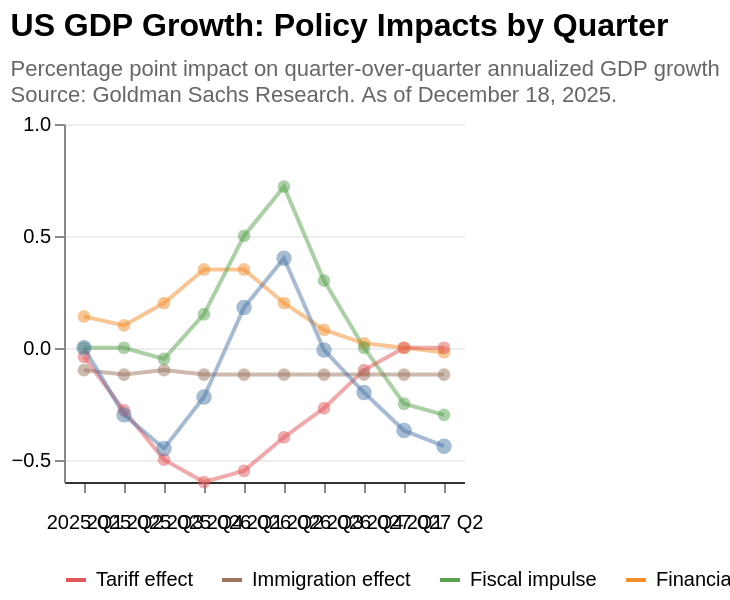

Here is the Vega-Lite specification saved for this chart:
### Vega-Lite specification from a JSON file in a GitHub repository (floating-point values rounded to 4 significant figures)
{"$schema": "https://vega.github.io/schema/vega-lite/v5.json", "title": {"text": "US GDP Growth: Policy Impacts by Quarter", "subtitle": ["Percentage point impact on quarter-over-quarter annualized GDP growth", "Source: Goldman Sachs Research. As of December 18, 2025."], "anchor": "start", "fontSize": 16, "fontWeight": "bold", "subtitleFontSize": 11, "subtitleColor": "#666", "subtitlePadding": 8}, "width": "container", "height": "container", "autosize": {"type": "fit", "contains": "padding"}, "background": "white", "data": {"values": [{"order": 1, "quarter": "2025 Q1", "series": "Financial conditions", "value": 0.14}, {"order": 1, "quarter": "2025 Q1", "series": "Fiscal impulse", "value": 0.0}, {"order": 1, "quarter": "2025 Q1", "series": "Tariff effect", "value": -0.04}, {"order": 1, "quarter": "2025 Q1", "series": "Immigration effect", "value": -0.1}, {"order": 1, "quarter": "2025 Q1", "series": "Total", "value": 0.0}, {"order": 2, "quarter": "2025 Q2", "series": "Financial conditions", "value": 0.1}, {"order": 2, "quarter": "2025 Q2", "series": "Fiscal impulse", "value": 0.0}, {"order": 2, "quarter": "2025 Q2", "series": "Tariff effect", "value": -0.28}, {"order": 2, "quarter": "2025 Q2", "series": "Immigration effect", "value": -0.12}, {"order": 2, "quarter": "2025 Q2", "series": "Total", "value": -0.3}, {"order": 3, "quarter": "2025 Q3", "series": "Financial conditions", "value": 0.2}, {"order": 3, "quarter": "2025 Q3", "series": "Tariff effect", "value": -0.5}, {"order": 3, "quarter": "2025 Q3", "series": "Immigration effect", "value": -0.1}, {"order": 3, "quarter": "2025 Q3", "series": "Fiscal impulse", "value": -0.05}, {"order": 3, "quarter": "2025 Q3", "series": "Total", "value": -0.45}, {"order": 4, "quarter": "2025 Q4", "series": "Financial conditions", "value": 0.35}, {"order": 4, "quarter": "2025 Q4", "series": "Fiscal impulse", "value": 0.15}, {"order": 4, "quarter": "2025 Q4", "series": "Tariff effect", "value": -0.6}, {"order": 4, "quarter": "2025 Q4", "series": "Immigration effect", "value": -0.12}, {"order": 4, "quarter": "2025 Q4", "series": "Total", "value": -0.22}, {"order": 5, "quarter": "2026 Q1", "series": "Financial conditions", "value": 0.35}, {"order": 5, "quarter": "2026 Q1", "series": "Fiscal impulse", "value": 0.5}, {"order": 5, "quarter": "2026 Q1", "series": "Tariff effect", "value": -0.55}, {"order": 5, "quarter": "2026 Q1", "series": "Immigration effect", "value": -0.12}, {"order": 5, "quarter": "2026 Q1", "series": "Total", "value": 0.18}, {"order": 6, "quarter": "2026 Q2", "series": "Financial conditions", "value": 0.2}, {"order": 6, "quarter": "2026 Q2", "series": "Fiscal impulse", "value": 0.72}, {"order": 6, "quarter": "2026 Q2", "series": "Tariff effect", "value": -0.4}, {"order": 6, "quarter": "2026 Q2", "series": "Immigration effect", "value": -0.12}, {"order": 6, "quarter": "2026 Q2", "series": "Total", "value": 0.4}, {"order": 7, "quarter": "2026 Q3", "series": "Financial conditions", "value": 0.08}, {"order": 7, "quarter": "2026 Q3", "series": "Fiscal impulse", "value": 0.3}, {"order": 7, "quarter": "2026 Q3", "series": "Tariff effect", "value": -0.27}, {"order": 7, "quarter": "2026 Q3", "series": "Immigration effect", "value": -0.12}, {"order": 7, "quarter": "2026 Q3", "series": "Total", "value": -0.01}, {"order": 8, "quarter": "2026 Q4", "series": "Financial conditions", "value": 0.02}, {"order": 8, "quarter": "2026 Q4", "series": "Fiscal impulse", "value": 0.0}, {"order": 8, "quarter": "2026 Q4", "series": "Tariff effect", "value": -0.1}, {"order": 8, "quarter": "2026 Q4", "series": "Immigration effect", "value": -0.12}, {"order": 8, "quarter": "2026 Q4", "series": "Total", "value": -0.2}, {"order": 9, "quarter": "2027 Q1", "series": "Financial conditions", "value": 0.0}, {"order": 9, "quarter": "2027 Q1", "series": "Fiscal impulse", "value": -0.25}, {"order": 9, "quarter": "2027 Q1", "series": "Tariff effect", "value": 0.0}, {"order": 9, "quarter": "2027 Q1", "series": "Immigration effect", "value": -0.12}, {"order": 9, "quarter": "2027 Q1", "series": "Total", "value": -0.37}, {"order": 10, "quarter": "2027 Q2", "series": "Financial conditions", "value": -0.02}, {"order": 10, "quarter": "2027 Q2", "series": "Fiscal impulse", "value": -0.3}, {"order": 10, "quarter": "2027 Q2", "series": "Tariff effect", "value": 0.0}, {"order": 10, "quarter": "2027 Q2", "series": "Immigration effect", "value": -0.12}, {"order": 10, "quarter": "2027 Q2", "series": "Total", "value": -0.44}]}, "encoding": {"x": {"field": "quarter", "type": "ordinal", "sort": {"field": "order"}, "axis": {"title": null, "labelAngle": 0, "labelFontSize": 10, "labelPadding": 10, "domain": true, "domainColor": "#333"}}}, "layer": [{"params": [{"name": "highlight", "select": {"type": "point", "fields": ["series"], "on": "pointerover", "clear": "pointerout"}}], "mark": {"type": "line", "strokeWidth": 2}, "encoding": {"y": {"field": "value", "type": "quantitative", "axis": {"title": null, "grid": true, "gridColor": "#eee", "labelFontSize": 10}, "scale": {"domain": [-0.6, 1]}}, "color": {"field": "series", "type": "nominal", "scale": {"domain": ["Tariff effect", "Immigration effect", "Fiscal impulse", "Financial conditions", "Total"], "range": ["#e15759", "#9c755f", "#59a14f", "#f28e2b", "#4e79a7"]}, "legend": {"orient": "bottom", "direction": "horizontal", "title": null, "labelFontSize": 10, "symbolStrokeWidth": 2}}, "strokeWidth": {"condition": {"test": "datum.series === 'Total'", "value": 3}, "value": 2}, "opacity": {"condition": {"param": "highlight", "empty": false, "value": 1}, "value": 0.5}, "tooltip": [{"field": "series", "type": "nominal", "title": "Effect"}, {"field": "quarter", "type": "ordinal", "title": "Quarter"}, {"field": "value", "type": "quantitative", "title": "Impact (pp)", "format": ".2f"}]}}, {"mark": {"type": "point", "filled": true, "size": 40}, "encoding": {"y": {"field": "value", "type": "quantitative"}, "color": {"field": "series", "type": "nominal", "scale": {"domain": ["Tariff effect", "Immigration effect", "Fiscal impulse", "Financial conditions", "Total"], "range": ["#e15759", "#9c755f", "#59a14f", "#f28e2b", "#4e79a7"]}, "legend": null}, "size": {"condition": {"test": "datum.series === 'Total'", "value": 60}, "value": 40}, "opacity": {"condition": {"param": "highlight", "empty": false, "value": 1}, "value": 0.5}}}], "config": {"view": {"stroke": null}, "axis": {"labelFont": "sans-serif", "titleFont": "sans-serif"}}}
